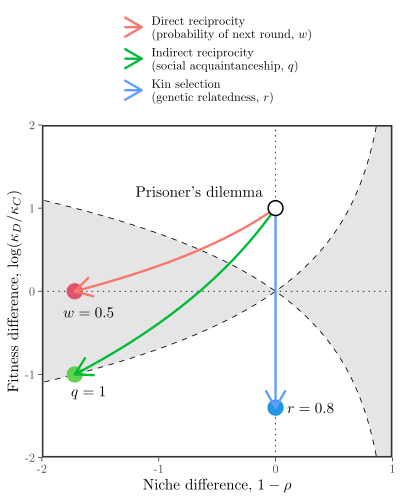

The R source for this figure:
library(ggplot2); theme_set(theme_bw())
library(dplyr)
library(tikzDevice)
library(egg)
source("../R/calculate_nf.R")

benefit <- 3
cost <- 1

Amat_basic <- matrix(
  c(benefit-cost, -cost,
    benefit, 0),
  2, 2, byrow=TRUE
)

nf_basic <- calculate_nf(Amat_basic)

rvec <- seq(0, 0.8, length.out=101)

nf_r <- lapply(rvec, function(r) {
  Amat_r <- matrix(
    c(
      (benefit-cost) * (1 + r), benefit * r - cost,
      benefit - r * cost, 0
    ),
    2, 2, byrow=TRUE
  )
  
  calculate_nf(Amat_r) %>%
    mutate(
      r=r
    )
}) %>%
  bind_rows %>%
  mutate(
    nd=0
  )

wvec <- seq(0, 0.5, length.out=101)

nf_w <- lapply(wvec, function(w) {
  Amat_w <- matrix(
    c(
      (benefit-cost)/(1 - w), - cost,
      benefit, 0
    ),
    2, 2, byrow=TRUE
  )
  
  calculate_nf(Amat_w) %>%
    mutate(
      w=w
    )
}) %>%
  bind_rows

qvec <- seq(0, 1, length.out=101)

nf_q <- lapply(qvec, function(q) {
  Amat_q <- matrix(
    c(
      (benefit-cost), - cost*(1-q),
      benefit * (1-q), 0
    ),
    2, 2, byrow=TRUE
  )
  
  calculate_nf(Amat_q) %>%
    mutate(
      q=q
    )
}) %>%
  bind_rows

kvec <- seq(2.5, 100, length.out=21)

nf_k <- lapply(kvec, function(k) {
  H <- ((benefit-cost) * k - 2 * cost)/((k+1)*(k-2))
  
  Amat_k <- matrix(
    c(
      (benefit-cost), H - cost,
      benefit - H, 0
    ),
    2, 2, byrow=TRUE
  )
  
  calculate_nf(Amat_k) %>%
    mutate(
      k=k
    )
}) %>%
  bind_rows

mvec <- c(2, 3, 4)
nvec <- seq(1, 5, length.out=21)

mndata <- expand.grid(mvec, nvec)

nf_mn <- lapply(1:nrow(mndata), function(x){ 
  pp <- mndata[x,]
  
  m <- pp[[1]]
  n <- pp[[2]]
  
  Amat_mn <- matrix(
    c(
      (benefit-cost) * (m+n), (benefit-cost) * m - cost * n,
      benefit * n, 0
    ),
    2, 2, byrow=TRUE
  )
  
  calculate_nf(Amat_mn) %>%
    mutate(
      m=m,
      n=n
    )
}) %>%
  bind_rows

xlim <- c(-3, 1)
ylim <- c(-2, 2)

coex_region <- data.frame(
  nd = seq(xlim[1], xlim[2], length.out = 500)
) %>%
  mutate(
    ymin = pmax(log(1 - nd), ylim[1]),
    ymax = pmin(-log(1 - nd), ylim[2])
  )

g1 <- ggplot(nf_basic) +
  geom_ribbon(data = coex_region, aes(x = nd, ymin = ymin, ymax = ymax),
              fill = "gray90") +
  geom_line(data = coex_region, aes(x = nd, y = log(1 - nd)), lty=2) +
  geom_line(data = coex_region, aes(x = nd, y = -log(1 - nd)), lty=2) +
  geom_hline(yintercept=0, lty=3) +
  geom_vline(xintercept=0, lty=3) +
  geom_point(data=nf_r %>% filter(r==0.8), aes(nd, log(fd)), size=4, col=4, fill=NA, stroke=1.5) +
  geom_point(data=nf_q %>% filter(q==1), aes(nd, log(fd)), size=4, col=3, fill=NA, stroke=1.5) +
  geom_point(data=nf_w %>% filter(w==0.5), aes(nd, log(fd)), size=4, col=2, fill=NA, stroke=1.5) +
  annotate("text", x=0.3, y=-1.4, label="$r=0.8$") +
  annotate("text", x=-1.6, y=-1.2, label="$q=1$") +
  annotate("text", x=-1.6, y=-0.25, label="$w=0.5$") +
  annotate("text", x=0, y=1.2, label="Prisoner's dilemma", hjust=1.1) +
  geom_path(data=nf_r, aes(nd, log(fd), col="Kin selection\n(genetic relatedness, $r$)"), 
            lwd=1.5, arrow = arrow(length=unit(0.2, "inches"))) +
  geom_path(data=nf_w %>% filter(nd > -2), aes(nd, log(fd), col="Direct reciprocity\n(probability of next round, $w$)"), 
            lwd=1.5, arrow = arrow(length=unit(0.2, "inches"))) +
  geom_path(data=nf_q, aes(nd, log(fd), col="Indirect reciprocity\n(social acquaintanceship, $q$)"), 
            lwd=1.5, arrow = arrow(length=unit(0.2, "inches"))) +
  geom_point(aes(nd, log(fd)), shape=21, size=4, fill="white", stroke=1.5) +
  scale_x_continuous("Niche difference, $1-\\rho$",
                     expand=c(0, 0)) +
  scale_y_continuous("Fitness difference, $\\log(\\kappa_D/\\kappa_C)$",
                     expand=c(0, 0)) +
  guides(color=guide_legend(nrow=3,byrow=TRUE)) +
  coord_cartesian(ylim=c(ylim[1], ylim[2]), xlim=c(-2, 1)) +
  theme(
    panel.grid = element_blank(),
    panel.border = element_rect(linewidth=2),
    legend.title = element_blank(),
    legend.position = "top"
  )

tikz(file = "figure_cooperation.tex", width = 4, height = 5, standAlone = T)
plot(g1)
dev.off()
tools::texi2dvi('figure_cooperation.tex', pdf = T, clean = T)

ggplot(nf_basic) +
  geom_ribbon(data = coex_region, aes(x = nd, ymin = ymin, ymax = ymax),
              fill = "gray90") +
  geom_line(data = coex_region, aes(x = nd, y = log(1 - nd)), lty=2) +
  geom_line(data = coex_region, aes(x = nd, y = -log(1 - nd)), lty=2) +
  geom_point(aes(nd, log(fd))) +
  geom_path(data=nf_k, aes(nd, log(fd), col="Network reciprocity\n(number of neighbors, q)"))


ggplot(nf_basic) +
  geom_ribbon(data = coex_region, aes(x = nd, ymin = ymin, ymax = ymax),
              fill = "gray90") +
  geom_line(data = coex_region, aes(x = nd, y = log(1 - nd)), lty=2) +
  geom_line(data = coex_region, aes(x = nd, y = -log(1 - nd)), lty=2) +
  geom_point(aes(nd, log(fd))) +
  geom_path(data=nf_mn, aes(nd, log(fd))) +
  facet_wrap(~m)
